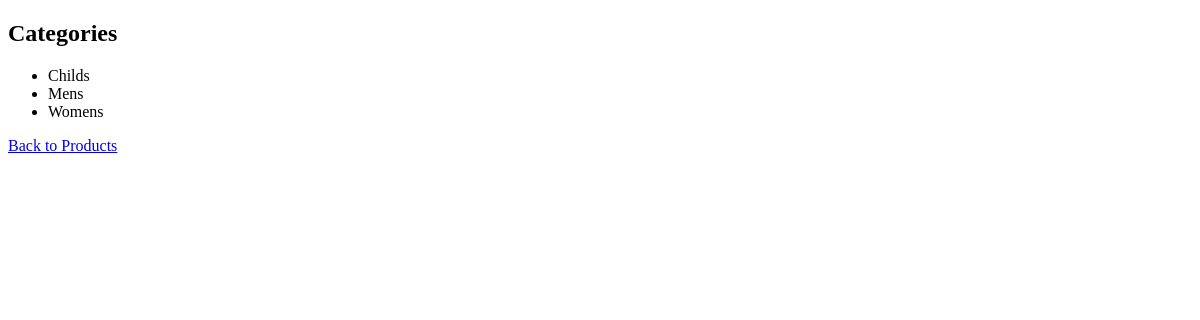
The app's page /products/category/, older data.
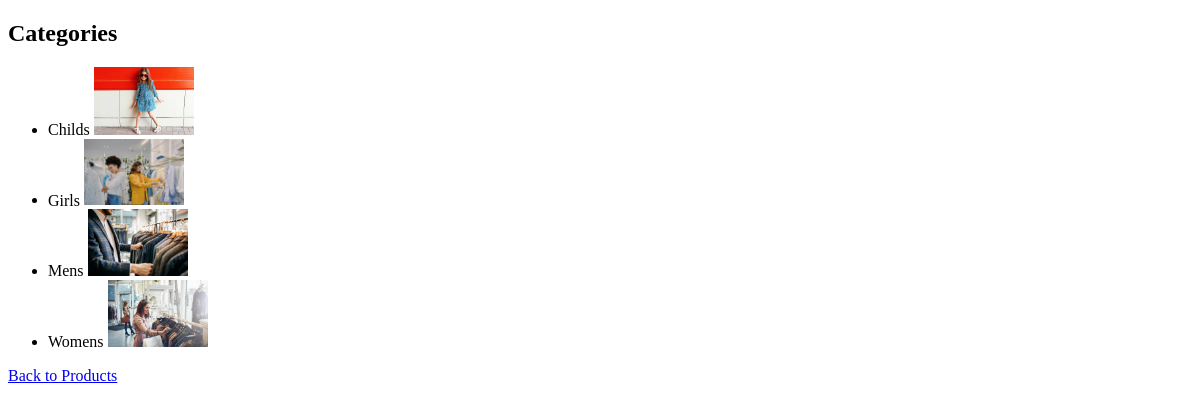
The same page, newer data.
### products/models.py (models this page shows, shortened)
class Category(models.Model):
    name = models.CharField(max_length=100, unique=True)
    slug = models.SlugField(max_length=120, unique=True, blank=True)
    description = models.TextField(blank=True, null=True)
    image = models.ImageField(upload_to='category_images/', blank=True, null=True)
    is_active = models.BooleanField(default=True)
    created_at = models.DateTimeField(auto_now_add=True)
    updated_at = models.DateTimeField(auto_now=True)
    class Meta:
        verbose_name_plural = "Categories"
        ordering = ['name']

### products/views.py (the view)
# urls.py: path('category/', views.CategoryListView.as_view(), name='category_list'),
class CategoryListView(ListView):
    model = Category
    template_name = 'products/category_list.html'
    context_object_name = 'categories'

### products/templates/products/category_list.html (shortened to what this page needs)
<!DOCTYPE html>
<html>
<head>
</head>
<body>
<h2>Categories</h2>
<ul>
{% for category in categories %}
    <li>
        {{ category.name }}
        {% if category.image %}
            <img src="{{ category.image.url }}" width="100">
        {% endif %}
    </li>
{% empty %}
    <li>No categories available.</li>
{% endfor %}
</ul>
<a href="{% url 'products:product_list' %}">Back to Products</a>
</body>
</html>

Row changes from the older to the newer data that the page shows:
changed Category "Childs": image: picture added
added Category: name "Girls", image (picture)
changed Category "Mens": image: picture added
changed Category "Womens": image: picture added
